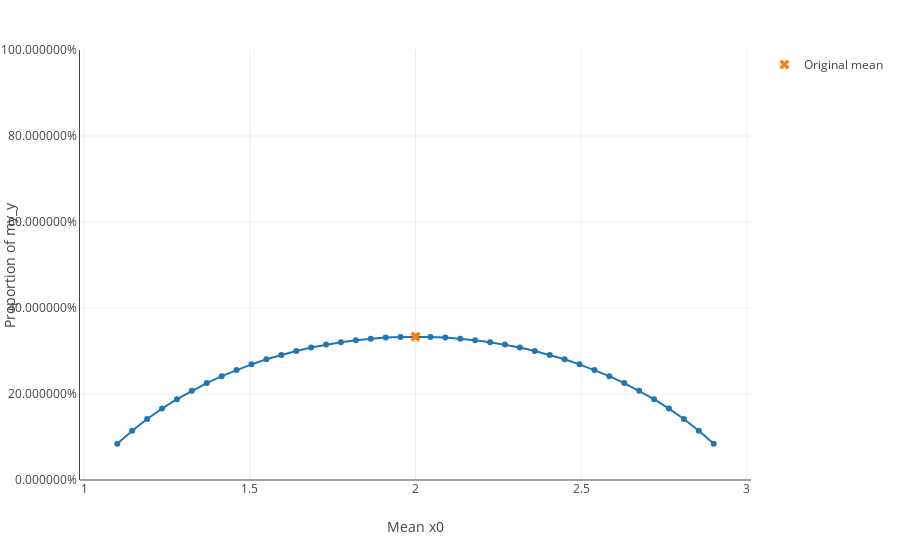

The code cell stored with this chart in its notebook:
### Code cell
explainer.plot_predictions(X["x0"], pd.Series([0, 1, 0], name="my_y"), inline=True)

### Figure 1 — Plotly figure (JSON) as saved in the notebook; plotly's stock layout.template omitted (floating-point values rounded to 4 significant figures)
{"data": [{"hoverinfo": "x+y", "mode": "lines+markers", "showlegend": false, "type": "scatter", "uid": "90515838-47f5-458d-9b0a-6aab9c404b7f", "x": [1.1, 1.145, 1.19, 1.235, 1.28, 1.325, 1.37, 1.415, 1.46, 1.505, 1.55, 1.595, 1.64, 1.685, 1.73, 1.775, 1.82, 1.865, 1.91, 1.955, 2, 2.045, 2.09, 2.135, 2.18, 2.225, 2.27, 2.315, 2.36, 2.405, 2.45, 2.495, 2.54, 2.585, 2.63, 2.675, 2.72, 2.765, 2.81, 2.855, 2.9], "y": [0.08433, 0.1147, 0.1418, 0.166, 0.1879, 0.2076, 0.2254, 0.2414, 0.2559, 0.269, 0.2806, 0.291, 0.3001, 0.308, 0.3149, 0.3206, 0.3252, 0.3288, 0.3313, 0.3328, 0.3333, 0.3328, 0.3313, 0.3288, 0.3252, 0.3206, 0.3149, 0.308, 0.3001, 0.291, 0.2806, 0.269, 0.2559, 0.2414, 0.2254, 0.2076, 0.1879, 0.166, 0.1418, 0.1147, 0.08433]}, {"hoverinfo": "skip", "marker": {"size": 9, "symbol": "x"}, "mode": "markers", "name": "Original mean", "type": "scatter", "uid": "735fd77a-63b8-4d14-9a9c-0a1d52db324b", "x": [2], "y": [0.3333]}], "layout": {"margin": {"r": 50, "t": 50}, "xaxis": {"title": {"text": "Mean x0"}, "zeroline": false}, "yaxis": {"range": [0, 1], "showline": true, "tickformat": "%", "title": {"text": "Proportion of my_y"}}}}
